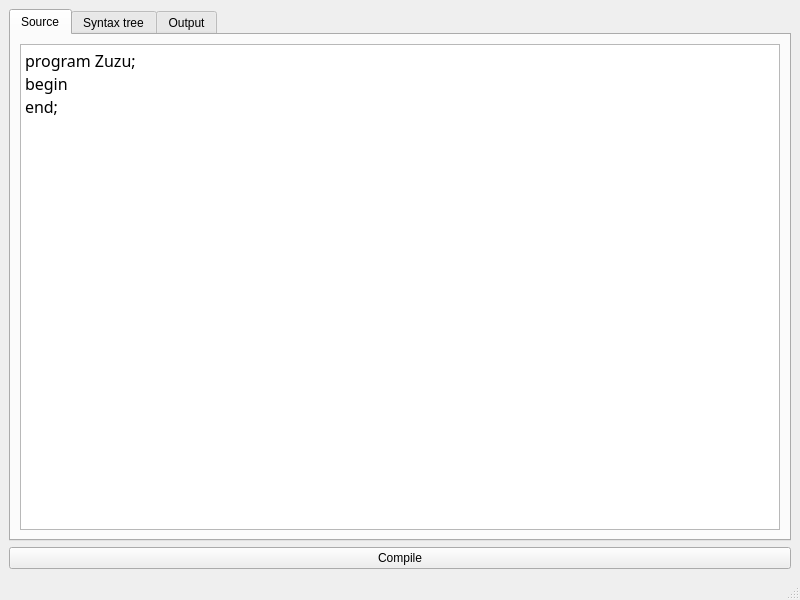
<?xml version="1.0" encoding="UTF-8"?>
<ui version="4.0">
 <class>MainWindow</class>
 <widget class="QMainWindow" name="MainWindow">
  <property name="geometry">
   <rect>
    <x>0</x>
    <y>0</y>
    <width>800</width>
    <height>600</height>
   </rect>
  </property>
  <property name="windowTitle">
   <string>MainWindow</string>
  </property>
  <widget class="QWidget" name="centralwidget">
   <layout class="QVBoxLayout" name="verticalLayout">
    <item>
     <widget class="QTabWidget" name="tabWidget">
      <property name="currentIndex">
       <number>0</number>
      </property>
      <widget class="QWidget" name="tab">
       <attribute name="title">
        <string>Source</string>
       </attribute>
       <layout class="QVBoxLayout" name="verticalLayout_2">
        <item>
         <widget class="QPlainTextEdit" name="plainTextEdit">
          <property name="font">
           <font>
            <family>Ubuntu Mono</family>
            <pointsize>12</pointsize>
           </font>
          </property>
          <property name="plainText">
           <string>program Zuzu;
begin
end;</string>
          </property>
         </widget>
        </item>
       </layout>
      </widget>
      <widget class="QWidget" name="tab_2">
       <attribute name="title">
        <string>Syntax tree</string>
       </attribute>
       <layout class="QVBoxLayout" name="verticalLayout_3">
        <item>
         <widget class="QTreeWidget" name="syntaxTreeWidget">
          <column>
           <property name="text">
            <string>Type</string>
           </property>
          </column>
          <column>
           <property name="text">
            <string>Name</string>
           </property>
          </column>
         </widget>
        </item>
       </layout>
      </widget>
      <widget class="QWidget" name="tab_3">
       <attribute name="title">
        <string>Output</string>
       </attribute>
       <layout class="QVBoxLayout" name="verticalLayout_4">
        <item>
         <widget class="QListWidget" name="outputLogWidget"/>
        </item>
       </layout>
      </widget>
     </widget>
    </item>
    <item>
     <widget class="QPushButton" name="CompileBtn">
      <property name="text">
       <string>Compile</string>
      </property>
     </widget>
    </item>
   </layout>
  </widget>
  <widget class="QMenuBar" name="menubar">
   <property name="geometry">
    <rect>
     <x>0</x>
     <y>0</y>
     <width>800</width>
     <height>25</height>
    </rect>
   </property>
  </widget>
  <widget class="QStatusBar" name="statusbar"/>
 </widget>
 <resources/>
 <connections/>
</ui>
